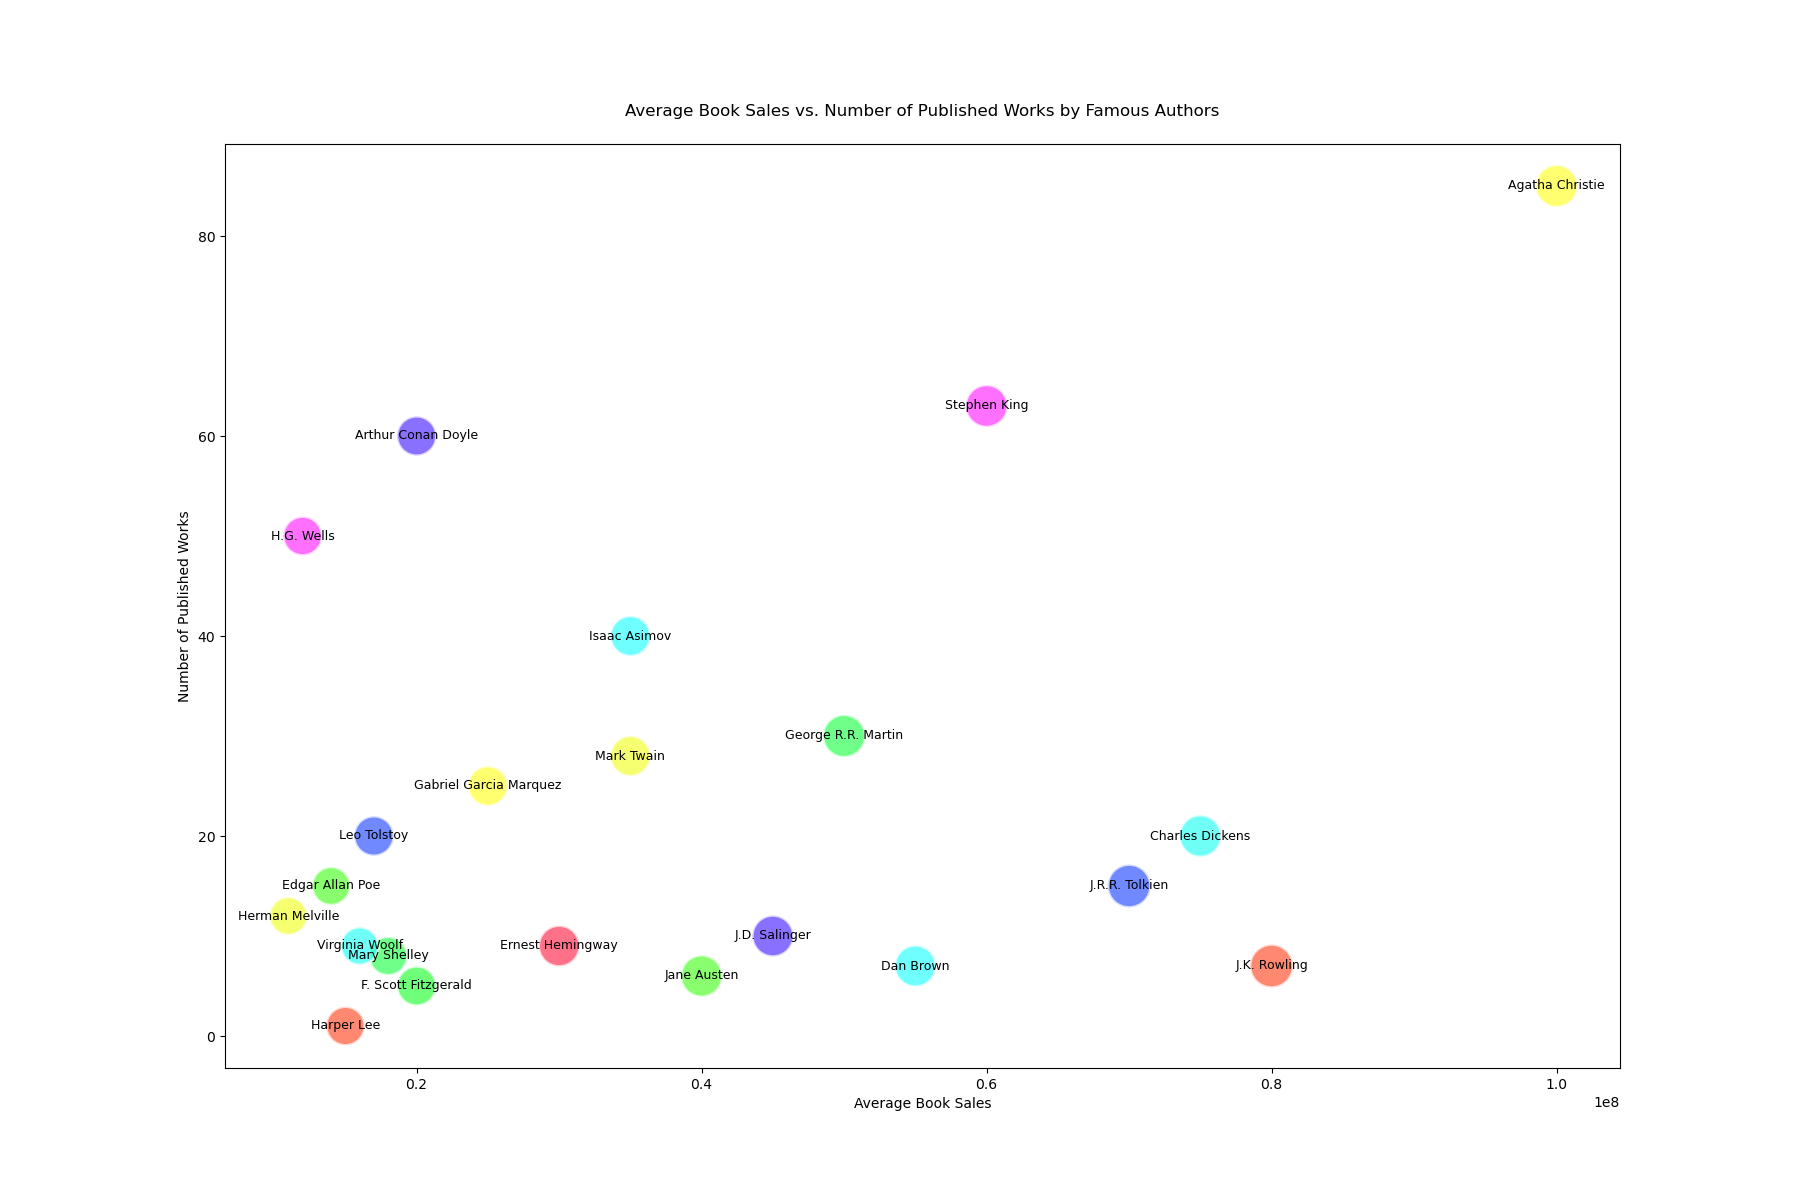

The script that drew this image:

import matplotlib.pyplot as plt

# Data points
authors = [
    'J.K. Rowling', 'George R.R. Martin', 'J.R.R. Tolkien', 'Agatha Christie', 'Stephen King',
    'Dan Brown', 'J.D. Salinger', 'Jane Austen', 'Mark Twain', 'Charles Dickens',
    'Ernest Hemingway', 'F. Scott Fitzgerald', 'Harper Lee', 'Mary Shelley', 'Leo Tolstoy',
    'Gabriel Garcia Marquez', 'H.G. Wells', 'Isaac Asimov', 'Arthur Conan Doyle', 'Edgar Allan Poe',
    'Herman Melville', 'Virginia Woolf'
]
average_book_sales = [
    80000000, 50000000, 70000000, 100000000, 60000000, 55000000, 45000000, 40000000,
    35000000, 75000000, 30000000, 20000000, 15000000, 18000000, 17000000, 25000000,
    12000000, 35000000, 20000000, 14000000, 11000000, 16000000
]
number_of_published_works = [
    7, 30, 15, 85, 63, 7, 10, 6, 28, 20, 9, 5, 1, 8, 20, 25, 50, 40, 60, 15, 12, 9
]
popularity = [
    97, 94, 96, 93, 92, 89, 88, 90, 85, 91, 87, 80, 78, 77, 82, 83, 79, 84, 81, 76, 75, 74
]

# Bubble size is scaled by popularity
bubble_size = [pop * 10 for pop in popularity]

# Set the figure size
plt.figure(figsize=(18, 12))

# Create the scatter plot
plt.scatter(average_book_sales, number_of_published_works, s=bubble_size,
            color=['#FF5733', '#33FF57', '#3357FF', '#FFFF33', '#FF33FF', '#33FFFF', '#5733FF', '#57FF33', '#F3FF33', '#33FFF3', '#FF3357', '#33FF3F', 
                   '#FF5733', '#33FF57', '#3357FF', '#FFFF33', '#FF33FF', '#33FFFF', '#5733FF', '#57FF33', '#F3FF33', '#33FFF3'],
            alpha=0.7, edgecolors='w', linewidth=2)

# Title and labels
plt.title('Average Book Sales vs. Number of Published Works by Famous Authors', pad=20)
plt.xlabel('Average Book Sales')
plt.ylabel('Number of Published Works')

# Add author labels to the bubbles
for i, author in enumerate(authors):
    plt.text(average_book_sales[i], number_of_published_works[i], author, ha='center', va='center', fontsize=9)

# Show plot
plt.show()
